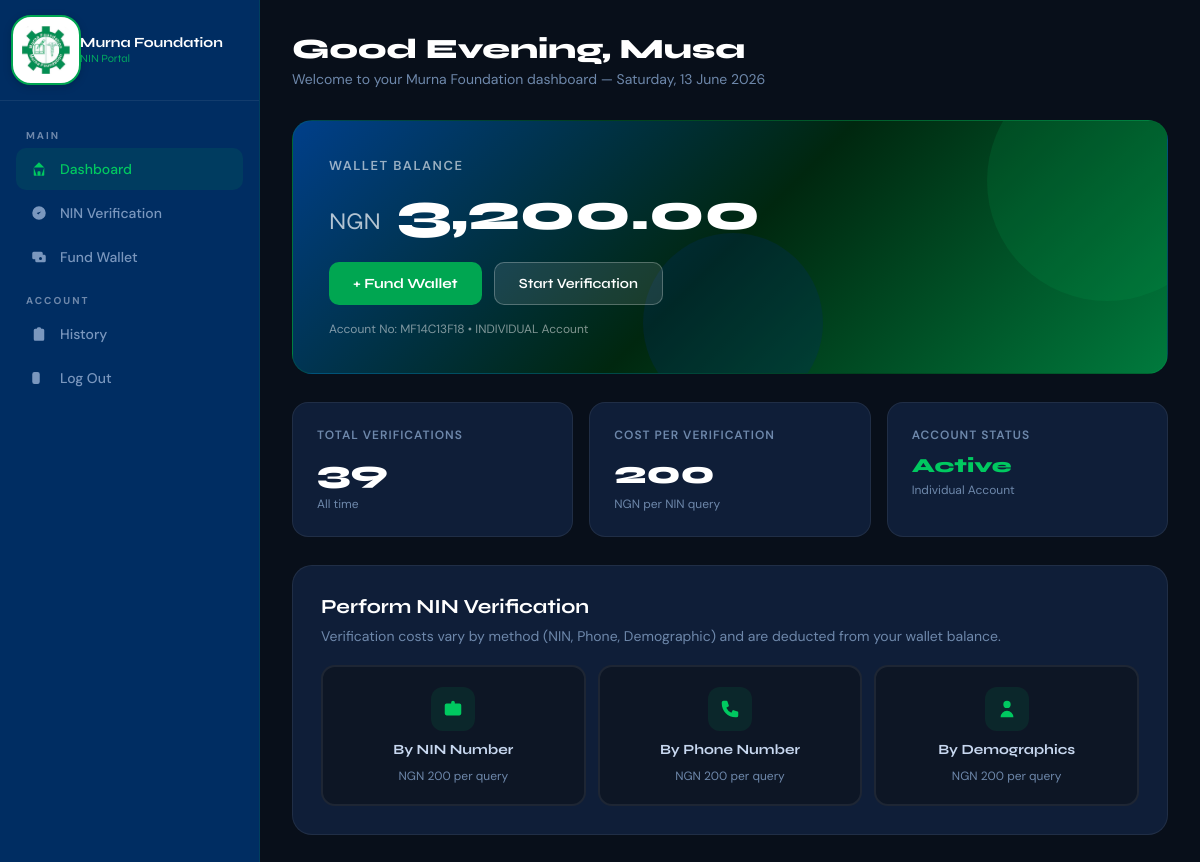
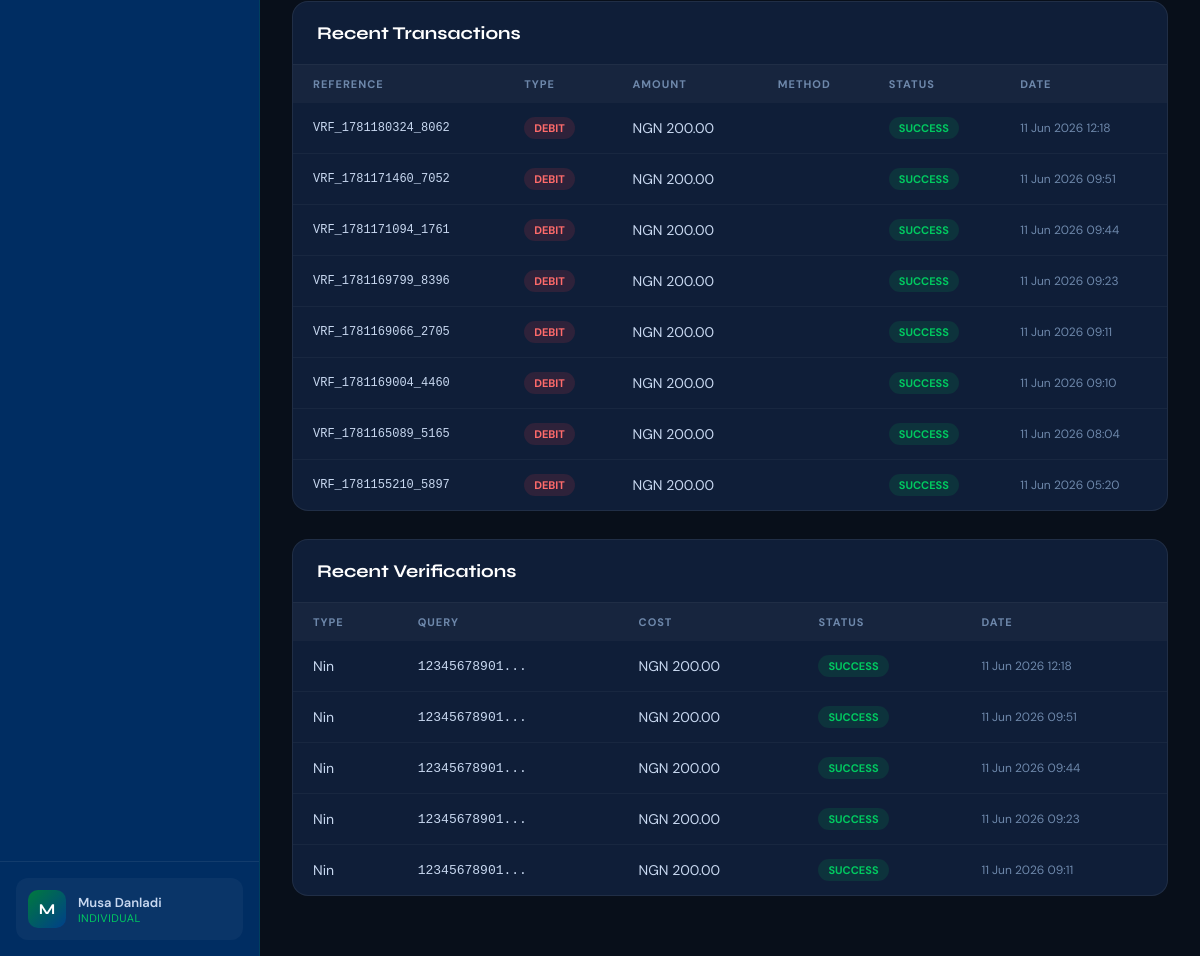
The app's page /dashboard.php (signed in) with its own data (2 pictures, top to bottom).
### tables this page shows
CREATE TABLE `accounts` (
  `id` int(11) NOT NULL,
  `user_id` int(11) NOT NULL,
  `account_number` varchar(20) NOT NULL,
  `balance` decimal(15,2) DEFAULT 0.00,
  `created_at` timestamp NOT NULL DEFAULT current_timestamp()
);

CREATE TABLE `users` (
  `id` int(11) NOT NULL,
  `account_type` enum('individual','corporate') NOT NULL,
  `full_name` varchar(255) DEFAULT NULL,
  `org_name` varchar(255) DEFAULT NULL,
  `email` varchar(255) NOT NULL,
  `phone` varchar(20) DEFAULT NULL,
  `password` varchar(255) NOT NULL,
  `nin_input` varchar(20) NOT NULL,
  `rc_number` varchar(100) DEFAULT NULL,
  `org_address` text DEFAULT NULL,
  `org_state` varchar(100) DEFAULT NULL,
  `contact_person` varchar(255) DEFAULT NULL,
  `contact_phone` varchar(20) DEFAULT NULL,
  `is_verified` tinyint(4) DEFAULT 0,
  `status` enum('active','suspended') DEFAULT 'active',
  `created_at` timestamp NOT NULL DEFAULT current_timestamp(),
  `nin_verifications` int(11) DEFAULT 0,
  `phone_verifications` int(11) DEFAULT 0,
  `demographic_verifications` int(11) DEFAULT 0,
  `email_verified` tinyint(1) DEFAULT 0,
  `verification_token` varchar(255) DEFAULT NULL,
  `token_expires_at` datetime DEFAULT NULL
);

CREATE TABLE `transactions` (
  `id` int(11) NOT NULL,
  `user_id` int(11) NOT NULL,
  `type` enum('credit','debit') NOT NULL,
  `amount` decimal(15,2) NOT NULL,
  `reference` varchar(100) NOT NULL,
  `method` enum('paystack','bank_transfer','wallet') NOT NULL,
  `status` enum('pending','success','failed') DEFAULT 'pending',
  `description` text DEFAULT NULL,
  `created_at` timestamp NOT NULL DEFAULT current_timestamp()
);

CREATE TABLE `verification_logs` (
  `id` int(11) NOT NULL,
  `user_id` int(11) NOT NULL,
  `verification_type` enum('nin','phone','demographic') NOT NULL,
  `query_input` text DEFAULT NULL,
  `response_data` longtext DEFAULT NULL,
  `cost` decimal(10,2) DEFAULT 100.00,
  `status` enum('success','failed','not_found') DEFAULT 'success',
  `created_at` timestamp NOT NULL DEFAULT current_timestamp()
);

### dashboard.php (the view, shortened to what this page needs)
<?php
$db = getDB();
$user_id = $_SESSION['user_id'];
$stmt = $db->prepare("SELECT u.*, a.balance, a.account_number FROM users u JOIN accounts a ON u.id = a.user_id WHERE u.id = ?");
$stmt->bind_param('i', $user_id);
$stmt->execute();
$user = $stmt->get_result()->fetch_assoc();
$txn_stmt = $db->prepare("SELECT * FROM transactions WHERE user_id = ? ORDER BY created_at DESC LIMIT 8");
$txn_stmt->bind_param('i', $user_id);
$txn_stmt->execute();
$transactions = $txn_stmt->get_result()->fetch_all(MYSQLI_ASSOC);
$ver_stmt = $db->prepare("SELECT * FROM verification_logs WHERE user_id = ? ORDER BY created_at DESC LIMIT 5");
$ver_stmt->bind_param('i', $user_id);
$ver_stmt->execute();
$verifications = $ver_stmt->get_result()->fetch_all(MYSQLI_ASSOC);
$ver_count_stmt = $db->prepare("SELECT COUNT(*) as cnt FROM verification_logs WHERE user_id = ?");
$ver_count_stmt->bind_param('i', $user_id);
$ver_count_stmt->execute();
$ver_count = $ver_count_stmt->get_result()->fetch_assoc()['cnt'];
$cost_stmt = $db->prepare("SELECT setting_key, setting_value FROM settings WHERE setting_key IN ('nin_verification_cost', 'phone_verification_cost', 'demographic_verification_cost')");
$cost_stmt->execute();
$cost_result = $cost_stmt->get_result();
$costs = ['nin' => 100, 'phone' => 100, 'demographic' => 100];
while ($row = $cost_result->fetch_assoc()) {
    switch ($row['setting_key']) {
        case 'nin_verification_cost': $costs['nin'] = (float)$row['setting_value']; break;
        case 'phone_verification_cost': $costs['phone'] = (float)$row['setting_value']; break;
        case 'demographic_verification_cost': $costs['demographic'] = (float)$row['setting_value']; break;
    }
}
$min_required = min($costs);
$display_name = $user['account_type'] === 'individual' ? $user['full_name'] : $user['org_name'];
$balance = floatval($user['balance']);
?>
<!DOCTYPE html>
<html lang="en">
<head>
</head>
<body>
<nav class="sidebar">
    <div class="sidebar-brand">
        <div class="logo-icon">
              <img
                src="murna.jpg"
                alt="Murna Logo"
                style="
                    width:70px;
                    height:70px;
                    object-fit:cover;
                    border-radius:20px;
                    padding:9px;
                    background:#fff;
                    box-shadow:0 2px 8px rgba(0,0,0,0.15);
                    border:2px solid #00A651;
                "
                >
        </div>
        <div class="brand-text">
            Murna Foundation
            <small>NIN Portal</small>
        </div>
    </div>
    <div class="sidebar-nav">
        <div class="nav-section">
            <div class="nav-label">Main</div>
            <a href="dashboard.php" class="nav-link active">
                <svg viewBox="0 0 24 24"><path d="M3 12l2-2m0 0l7-7 7 7M5 10v10a1 1 0 001 1h3m10-11l2 2m-2-2v10a1 1 0 01-1 1h-3m-6 0a1 1 0 001-1v-4a1 1 0 011-1h2a1 1 0 011 1v4a1 1 0 001 1m-6 0h6"/></svg>
                Dashboard
            </a>
            <a href="verify.php" class="nav-link">
                <svg viewBox="0 0 24 24"><path d="M9 12l2 2 4-4m6 2a9 9 0 11-18 0 9 9 0 0118 0z"/></svg>
                NIN Verification
            </a>
            <a href="payment.php" class="nav-link">
                <svg viewBox="0 0 24 24"><path d="M17 9V7a2 2 0 00-2-2H5a2 2 0 00-2 2v6a2 2 0 002 2h2m2 4h10a2 2 0 002-2v-6a2 2 0 00-2-2H9a2 2 0 00-2 2v6a2 2 0 002 2zm7-5a2 2 0 11-4 0 2 2 0 014 0z"/></svg>
                Fund Wallet
            </a>
        </div>
        <div class="nav-section">
            <div class="nav-label">Account</div>
            <a href="dashboard.php#history" class="nav-link">
                <svg viewBox="0 0 24 24"><path d="M9 5H7a2 2 0 00-2 2v12a2 2 0 002 2h10a2 2 0 002-2V7a2 2 0 00-2-2h-2M9 5a2 2 0 002 2h2a2 2 0 002-2M9 5a2 2 0 012-2h2a2 2 0 012 2"/></svg>
                History
            </a>
            <a href="logout.php" class="nav-link">
                <svg viewBox="0 0 24 24"><path d="M17 16l4-4m0 0l-4-4m4 4H7m6 4v1a3 3 0 01-3 3H6a3 3 0 01-3-3V7a3 3 0 013-3h4a3 3 0 013 3v1"/></svg>
                Log Out
            </a>
        </div>
    </div>
    <div class="sidebar-footer">
        <div class="user-badge">
            <div class="user-avatar"><?= strtoupper(substr($display_name, 0, 1)) ?></div>
            <div class="user-info">
                <div class="user-name"><?= htmlspecialchars(substr($display_name, 0, 22)) ?></div>
                <div class="user-type"><?= $user['account_type'] ?></div>
            </div>
        </div>
    </div>
</nav>
<main class="main">
    <div class="page-header">
        <div class="page-title">Good <?= date('H') < 12 ? 'Morning' : (date('H') < 17 ? 'Afternoon' : 'Evening') ?>, <?= htmlspecialchars(explode(' ', $display_name)[0]) ?></div>
        <div class="page-subtitle">Welcome to your Murna Foundation dashboard &mdash; <?= date('l, d F Y') ?></div>
    </div>
    <div class="balance-card">
        <div class="balance-content">
            <div class="balance-label">Wallet Balance</div>
            <div class="balance-amount">
                <span>NGN</span> <?= number_format($balance, 2) ?>
            </div>
            <div class="balance-actions">
                <a href="payment.php" class="btn-credit">
                    + Fund Wallet
                </a>
               <?php if ($balance >= $min_required): ?>
                    <a href="verify.php" class="btn-outline-white">Start Verification</a>
                <?php else: ?>
                    <span style="font-size:13px; color:rgba(255,255,255,0.5); line-height:1.4; max-width:260px;">
                        Fund your wallet with at least NGN <?= number_format($costs['nin'], 2) ?> to start verifying NINs.
                    </span>
                <?php endif; ?>
            </div>
            <div class="balance-meta">
                Account No: <?= htmlspecialchars($user['account_number']) ?> &bull; <?= strtoupper($user['account_type']) ?> Account
            </div>
        </div>
    </div>
    <div class="stats-grid">
        <div class="stat-card">
            <div class="stat-label">Total Verifications</div>
            <div class="stat-value"><?= $ver_count ?></div>
            <div class="stat-note">All time</div>
        </div>
        <div class="stat-card">
            <div class="stat-label">Cost Per Verification</div>
            <div class="stat-value"><?= number_format($costs['nin']) ?></div>
<div class="stat-note">NGN per NIN query</div>
        </div>
        <div class="stat-card">
            <div class="stat-label">Account Status</div>
            <div class="stat-value" style="font-size:20px; color:var(--green-light); margin-top:8px;">Active</div>
            <div class="stat-note"><?= ucfirst($user['account_type']) ?> Account</div>
        </div>
    </div>
    <div class="verify-cta">
        <h3>Perform NIN Verification</h3>
       <p>Verification costs vary by method (NIN, Phone, Demographic) and are deducted from your wallet balance.</p>
        <div class="verify-options">
            <a href="verify.php?type=nin" class="verify-option">
                <div class="verify-option-icon">
                    <svg viewBox="0 0 24 24"><path d="M10 6H5a2 2 0 00-2 2v9a2 2 0 002 2h14a2 2 0 002-2V8a2 2 0 00-2-2h-5m-4 0V5a2 2 0 114 0v1m-4 0a2 2 0 104 0"/></svg>
                </div>
                <div class="verify-option-label">By NIN Number</div>
                <div class="verify-option-cost"><div class="verify-option-cost">NGN <?= number_format($costs['nin']) ?> per query</div>
</div>
            </a>
            <a href="verify.php?type=phone" class="verify-option">
                <div class="verify-option-icon">
                    <svg viewBox="0 0 24 24"><path d="M3 5a2 2 0 012-2h3.28a1 1 0 01.948.684l1.498 4.493a1 1 0 01-.502 1.21l-2.257 1.13a11.042 11.042 0 005.516 5.516l1.13-2.257a1 1 0 011.21-.502l4.493 1.498a1 1 0 01.684.949V19a2 2 0 01-2 2h-1C9.716 21 3 14.284 3 6V5z"/></svg>
                </div>
                <div class="verify-option-label">By Phone Number</div>
                <div class="verify-option-cost"><div class="verify-option-cost">NGN <?= number_format($costs['phone']) ?> per query</div></div>
            </a>
            <a href="verify.php?type=demographic" class="verify-option">
                <div class="verify-option-icon">
                    <svg viewBox="0 0 24 24"><path d="M16 7a4 4 0 11-8 0 4 4 0 018 0zM12 14a7 7 0 00-7 7h14a7 7 0 00-7-7z"/></svg>
                </div>
                <div class="verify-option-label">By Demographics</div>
                <div class="verify-option-cost"><div class="verify-option-cost">NGN <?= number_format($costs['demographic']) ?> per query</div></div>
            </a>
        </div>
    </div>
    <div class="table-card" id="history">
        <div class="table-header">
            <div class="section-title" style="margin:0;">Recent Transactions</div>
        </div>
        <?php if (empty($transactions)): ?>
            <div class="empty-state">No transactions yet. Fund your wallet to get started.</div>
        <?php else: ?>
        <table>
            <thead>
                <tr>
                    <th>Reference</th>
                    <th>Type</th>
                    <th>Amount</th>
                    <th>Method</th>
                    <th>Status</th>
                    <th>Date</th>
                </tr>
            </thead>
            <tbody>
                <?php foreach ($transactions as $txn): ?>
                <tr>
                    <td style="font-family:monospace; font-size:12px;"><?= htmlspecialchars($txn['reference']) ?></td>
                    <td><span class="badge badge-<?= $txn['type'] ?>"><?= strtoupper($txn['type']) ?></span></td>
                    <td>NGN <?= number_format($txn['amount'], 2) ?></td>
                    <td><?= ucfirst($txn['method']) ?></td>
                    <td><span class="badge badge-<?= $txn['status'] ?>"><?= strtoupper($txn['status']) ?></span></td>
                    <td style="font-size:12px; color:var(--text-muted);"><?= date('d M Y H:i', strtotime($txn['created_at'])) ?></td>
                </tr>
                <?php endforeach; ?>
            </tbody>
        </table>
        <?php endif; ?>
    </div>
    <div class="table-card">
        <div class="table-header">
            <div class="section-title" style="margin:0;">Recent Verifications</div>
        </div>
        <?php if (empty($verifications)): ?>
            <div class="empty-state">No verifications performed yet.</div>
        <?php else: ?>
        <table>
            <thead>
                <tr>
                    <th>Type</th>
                    <th>Query</th>
                    <th>Cost</th>
                    <th>Status</th>
                    <th>Date</th>
                </tr>
            </thead>
            <tbody>
                <?php foreach ($verifications as $v): ?>
                <tr>
                    <td><?= ucfirst($v['verification_type']) ?></td>
                    <td style="font-family:monospace; font-size:13px;"><?= htmlspecialchars(substr($v['query_input'], 0, 30)) ?>...</td>
                    <td>NGN <?= number_format($v['cost'], 2) ?></td>
                    <td><span class="badge badge-<?= $v['status'] === 'success' ? 'success' : 'failed' ?>"><?= strtoupper($v['status']) ?></span></td>
                    <td style="font-size:12px; color:var(--text-muted);"><?= date('d M Y H:i', strtotime($v['created_at'])) ?></td>
                </tr>
                <?php endforeach; ?>
            </tbody>
        </table>
        <?php endif; ?>
    </div>
</main>
</body>
</html>

### records on screen
accounts: user.full_name "M", user.full_name "Musa Danladi", user.account_type "INDIVIDUAL", user.full_name "Musa", balance "3,200.00", account_number "MF14C13F18", user.account_type "Individual"
transactions: reference "VRF_1781180324_8062", type "DEBIT", amount "200.00", status "SUCCESS", created_at "11 Jun 2026 12:18"
transactions: reference "VRF_1781171460_7052", type "DEBIT", amount "200.00", status "SUCCESS", created_at "11 Jun 2026 09:51"
transactions: reference "VRF_1781171094_1761", type "DEBIT", amount "200.00", status "SUCCESS", created_at "11 Jun 2026 09:44"
transactions: reference "VRF_1781169799_8396", type "DEBIT", amount "200.00", status "SUCCESS", created_at "11 Jun 2026 09:23"
transactions: reference "VRF_1781169066_2705", type "DEBIT", amount "200.00", status "SUCCESS", created_at "11 Jun 2026 09:11"
transactions: reference "VRF_1781169004_4460", type "DEBIT", amount "200.00", status "SUCCESS", created_at "11 Jun 2026 09:10"
transactions: reference "VRF_1781165089_5165", type "DEBIT", amount "200.00", status "SUCCESS", created_at "11 Jun 2026 08:04"
transactions: reference "VRF_1781155210_5897", type "DEBIT", amount "200.00", status "SUCCESS", created_at "11 Jun 2026 05:20"
verification_logs: verification_type "Nin", query_input "12345678901", cost "200.00", status "SUCCESS", created_at "11 Jun 2026 12:18"
verification_logs: verification_type "Nin", query_input "12345678901", cost "200.00", status "SUCCESS", created_at "11 Jun 2026 09:51"
verification_logs: verification_type "Nin", query_input "12345678901", cost "200.00", status "SUCCESS", created_at "11 Jun 2026 09:44"
verification_logs: verification_type "Nin", query_input "12345678901", cost "200.00", status "SUCCESS", created_at "11 Jun 2026 09:23"
verification_logs: verification_type "Nin", query_input "12345678901", cost "200.00", status "SUCCESS", created_at "11 Jun 2026 09:11"

### other values on screen
$ver_count "39"
$costs['nin'] "200"
$costs['phone'] "200"
$costs['demographic'] "200"
